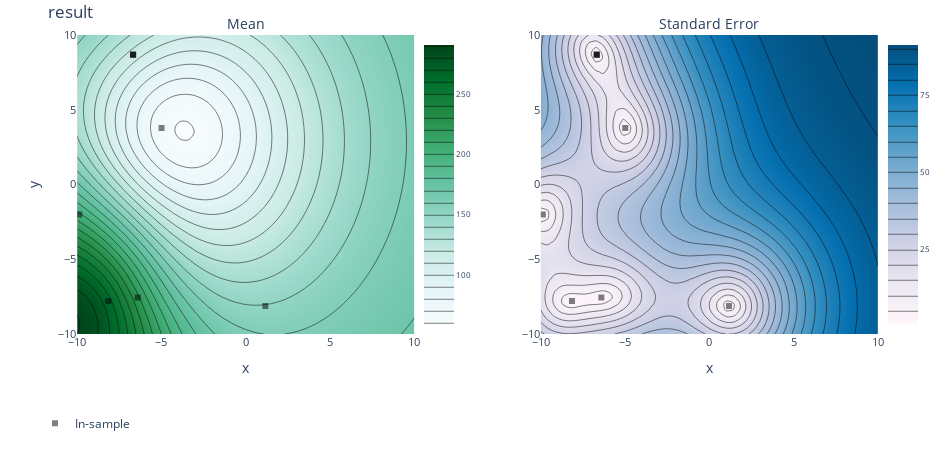

Notebook code cell kept with this figure:
### Markdown cell above
## Finally

We can retrieve the best parameters and render the response surface.

### Code cell
best_parameters, (means, covariances) = ax_client.get_best_parameters()
print(f'Best set of parameters: {best_parameters}')
print(f'Mean objective value: {means}')
# The covariance is only meaningful when multiple objectives are present.

render(ax_client.get_contour_plot())

### Figure 1 — Plotly figure (JSON) as saved in the notebook; plotly's stock layout.template omitted (floating-point values rounded to 4 significant figures; data arrays with more than 128 entries replaced by an {"elided": "..."} marker saying what was removed)
{"data": [{"autocolorscale": false, "autocontour": true, "colorbar": {"tickfont": {"size": 8}, "ticksuffix": "", "x": 0.45, "y": 0.5}, "colorscale": [[0, "rgb(247,252,253)"], [0.125, "rgb(229,245,249)"], [0.25, "rgb(204,236,230)"], [0.375, "rgb(153,216,201)"], [0.5, "rgb(102,194,164)"], [0.625, "rgb(65,174,118)"], [0.75, "rgb(35,139,69)"], [0.875, "rgb(0,109,44)"], [1, "rgb(0,68,27)"]], "contours": {"coloring": "heatmap"}, "hoverinfo": "x+y+z", "ncontours": 25, "type": "contour", "x": [-10, -9.592, -9.184, -8.776, -8.367, -7.959, -7.551, -7.143, -6.735, -6.327, -5.918, -5.51, -5.102, -4.694, -4.286, -3.878, -3.469, -3.061, -2.653, -2.245, -1.837, -1.429, -1.02, -0.6122, -0.2041, 0.2041, 0.6122, 1.02, 1.429, 1.837, 2.245, 2.653, 3.061, 3.469, 3.878, 4.286, 4.694, 5.102, 5.51, 5.918, 6.327, 6.735, 7.143, 7.551, 7.959, 8.367, 8.776, 9.184, 9.592, 10], "xaxis": "x", "y": [-10, -9.592, -9.184, -8.776, -8.367, -7.959, -7.551, -7.143, -6.735, -6.327, -5.918, -5.51, -5.102, -4.694, -4.286, -3.878, -3.469, -3.061, -2.653, -2.245, -1.837, -1.429, -1.02, -0.6122, -0.2041, 0.2041, 0.6122, 1.02, 1.429, 1.837, 2.245, 2.653, 3.061, 3.469, 3.878, 4.286, 4.694, 5.102, 5.51, 5.918, 6.327, 6.735, 7.143, 7.551, 7.959, 8.367, 8.776, 9.184, 9.592, 10], "yaxis": "y", "z": {"elided": "50x50 float values"}, "zauto": true, "zmax": 290.7, "zmin": -290.7}, {"autocolorscale": false, "autocontour": true, "colorbar": {"tickfont": {"size": 8}, "ticksuffix": "", "x": 1, "y": 0.5}, "colorscale": [[0, "rgb(255,247,251)"], [0.1429, "rgb(236,231,242)"], [0.2857, "rgb(208,209,230)"], [0.4286, "rgb(166,189,219)"], [0.5714, "rgb(116,169,207)"], [0.7143, "rgb(54,144,192)"], [0.8571, "rgb(5,112,176)"], [1, "rgb(3,78,123)"]], "contours": {"coloring": "heatmap"}, "hoverinfo": "x+y+z", "ncontours": 25, "type": "contour", "x": [-10, -9.592, -9.184, -8.776, -8.367, -7.959, -7.551, -7.143, -6.735, -6.327, -5.918, -5.51, -5.102, -4.694, -4.286, -3.878, -3.469, -3.061, -2.653, -2.245, -1.837, -1.429, -1.02, -0.6122, -0.2041, 0.2041, 0.6122, 1.02, 1.429, 1.837, 2.245, 2.653, 3.061, 3.469, 3.878, 4.286, 4.694, 5.102, 5.51, 5.918, 6.327, 6.735, 7.143, 7.551, 7.959, 8.367, 8.776, 9.184, 9.592, 10], "xaxis": "x2", "y": [-10, -9.592, -9.184, -8.776, -8.367, -7.959, -7.551, -7.143, -6.735, -6.327, -5.918, -5.51, -5.102, -4.694, -4.286, -3.878, -3.469, -3.061, -2.653, -2.245, -1.837, -1.429, -1.02, -0.6122, -0.2041, 0.2041, 0.6122, 1.02, 1.429, 1.837, 2.245, 2.653, 3.061, 3.469, 3.878, 4.286, 4.694, 5.102, 5.51, 5.918, 6.327, 6.735, 7.143, 7.551, 7.959, 8.367, 8.776, 9.184, 9.592, 10], "yaxis": "y2", "z": {"elided": "50x50 float values"}}, {"hoverinfo": "text", "legendgroup": "In-sample", "marker": {"color": "black", "opacity": 0.5, "symbol": 1}, "mode": "markers", "name": "In-sample", "text": ["Arm 0_0<br>result: 202.033 (SEM: None)<br>x: -9.87838<br>y: -2.01497", "Arm 1_0<br>result: 150.506 (SEM: None)<br>x: 1.16275<br>y: -8.12975", "Arm 2_0<br>result: 263.386 (SEM: None)<br>x: -8.15159<br>y: -7.79102", "Arm 3_0<br>result: 63.9331 (SEM: None)<br>x: -4.99292<br>y: 3.78471", "Arm 4_0<br>result: 222.231 (SEM: None)<br>x: -6.40891<br>y: -7.56304", "Arm 5_0<br>result: 115.76 (SEM: None)<br>x: -6.6854<br>y: 8.6854", "Arm 6_0<br>result: 115.896 (SEM: None)<br>x: -6.69015<br>y: 8.69015", "Arm 7_0<br>result: 115.355 (SEM: None)<br>x: -6.67128<br>y: 8.67128"], "type": "scatter", "x": [-9.878, 1.163, -8.152, -4.993, -6.409, -6.685, -6.69, -6.671], "xaxis": "x", "y": [-2.015, -8.13, -7.791, 3.785, -7.563, 8.685, 8.69, 8.671], "yaxis": "y"}, {"hoverinfo": "text", "legendgroup": "In-sample", "marker": {"color": "black", "opacity": 0.5, "symbol": 1}, "mode": "markers", "name": "In-sample", "showlegend": false, "text": ["Arm 0_0<br>result: 202.033 (SEM: None)<br>x: -9.87838<br>y: -2.01497", "Arm 1_0<br>result: 150.506 (SEM: None)<br>x: 1.16275<br>y: -8.12975", "Arm 2_0<br>result: 263.386 (SEM: None)<br>x: -8.15159<br>y: -7.79102", "Arm 3_0<br>result: 63.9331 (SEM: None)<br>x: -4.99292<br>y: 3.78471", "Arm 4_0<br>result: 222.231 (SEM: None)<br>x: -6.40891<br>y: -7.56304", "Arm 5_0<br>result: 115.76 (SEM: None)<br>x: -6.6854<br>y: 8.6854", "Arm 6_0<br>result: 115.896 (SEM: None)<br>x: -6.69015<br>y: 8.69015", "Arm 7_0<br>result: 115.355 (SEM: None)<br>x: -6.67128<br>y: 8.67128"], "type": "scatter", "x": [-9.878, 1.163, -8.152, -4.993, -6.409, -6.685, -6.69, -6.671], "xaxis": "x2", "y": [-2.015, -8.13, -7.791, 3.785, -7.563, 8.685, 8.69, 8.671], "yaxis": "y2"}], "layout": {"annotations": [{"font": {"size": 14}, "showarrow": false, "text": "Mean", "x": 0.25, "xanchor": "center", "xref": "paper", "y": 1, "yanchor": "bottom", "yref": "paper"}, {"font": {"size": 14}, "showarrow": false, "text": "Standard Error", "x": 0.8, "xanchor": "center", "xref": "paper", "y": 1, "yanchor": "bottom", "yref": "paper"}], "autosize": false, "height": 450, "hovermode": "closest", "legend": {"orientation": "h", "x": 0, "y": -0.25}, "margin": {"b": 100, "l": 35, "pad": 0, "r": 35, "t": 35}, "title": {"text": "result"}, "width": 950, "xaxis": {"anchor": "y", "autorange": false, "domain": [0.05, 0.45], "exponentformat": "e", "range": [-10, 10], "tickfont": {"size": 11}, "tickmode": "auto", "title": {"text": "x"}, "type": "linear"}, "xaxis2": {"anchor": "y2", "autorange": false, "domain": [0.6, 1], "exponentformat": "e", "range": [-10, 10], "tickfont": {"size": 11}, "tickmode": "auto", "title": {"text": "x"}, "type": "linear"}, "yaxis": {"anchor": "x", "autorange": false, "domain": [0, 1], "exponentformat": "e", "range": [-10, 10], "tickfont": {"size": 11}, "tickmode": "auto", "title": {"text": "y"}, "type": "linear"}, "yaxis2": {"anchor": "x2", "autorange": false, "domain": [0, 1], "exponentformat": "e", "range": [-10, 10], "tickfont": {"size": 11}, "tickmode": "auto", "type": "linear"}}}
